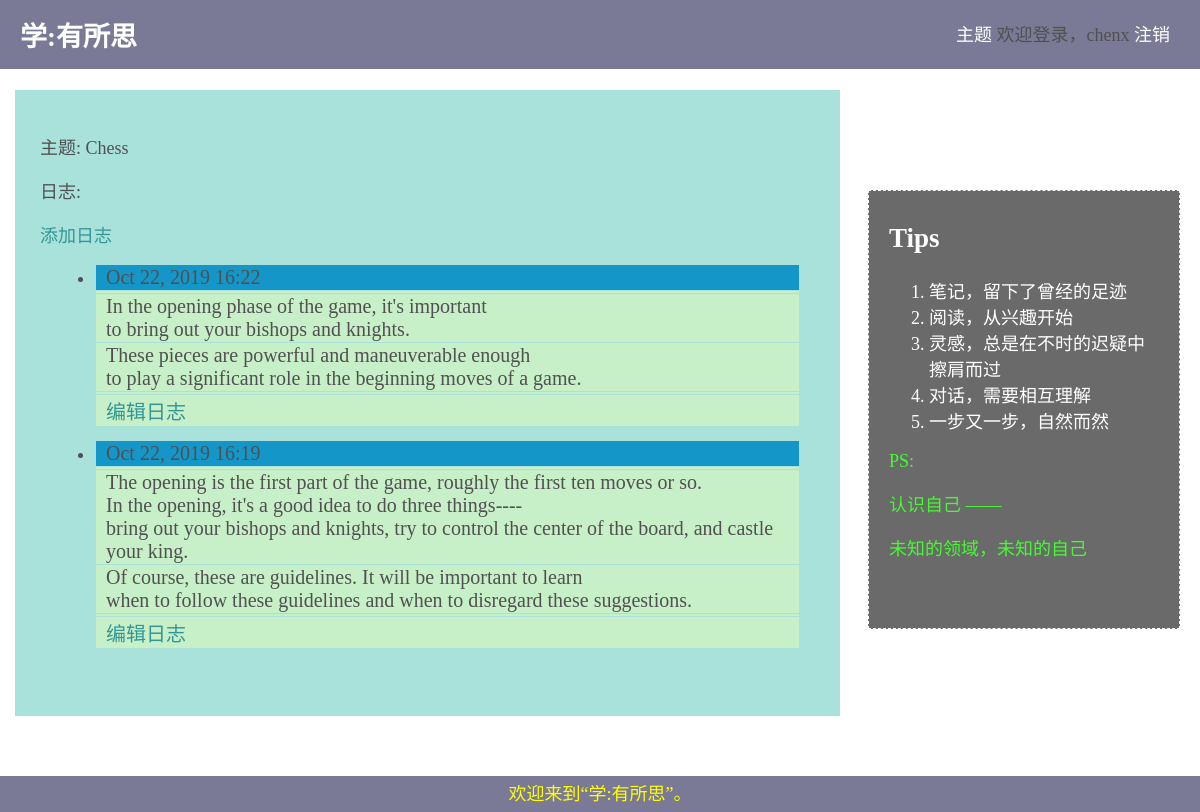
The page /topics/1/ (signed in) on the database its author committed.
### learning_logs/models.py (models this page shows, shortened)
class Topic(models.Model):
    text = models.CharField(max_length=200)
    date_added = models.DateTimeField(auto_now_add=True)
    owner = models.ForeignKey(User, on_delete=models.CASCADE)
    def __str__(self):
        return self.text

class Entry(models.Model):
    topic = models.ForeignKey(Topic, on_delete=models.CASCADE)
    text = models.TextField()
    date_added = models.DateTimeField(auto_now_add=True)
    class Meta:
        verbose_name_plural = 'entries'

### learning_logs/views.py (the view)
# urls.py: path('topics/<int:topic_id>/', views.topic, name='topic'),
@login_required
def topic(request, topic_id):
    topic = Topic.objects.get(id=topic_id)
    entries = topic.entry_set.order_by('-date_added')
    context = {'topic': topic, 'entries': entries}
    return render(request, 'html/topic.html', context)

### learning_logs/html/topic.html (shortened to what this page needs)
{% extends 'html/base.html' %}
{% block content %}
  <p>主题: {{ topic }}</p>
  <p>日志:</p>
  <p>
    <a href="{% url 'learning_logs:new_entry' topic.id %}">添加日志</a>
  </p>
  <ul>
    {% for entry in entries %}
    <li>
      <p class='date'>{{ entry.date_added|date:'M d, Y H:i' }}</p>
      <p>{{ entry.text|linebreaks }}</p>
      <p>
        <a href="{% url 'learning_logs:edit_entry' entry.id %}">编辑日志</a>
      </p>
    </li>
    {% empty %}
    <li>
      目前一片荒芜—————
    </li>
    {% endfor %}
  </ul>
  {% endblock %}

### learning_logs/html/base.html (shortened to what this page needs)
<!DOCTYPE html>
<html>
  <head>
    {% load staticfiles %}
    <link rel='stylesheet' type='text/css' href='/../static/base.css' />
  </head>
  <body>
    <div id='header'>
      <h2>
        <a href="{% url 'learning_logs:index' %}"><strong>学:有所思</strong></a>
      </h2>
      <div class='nav'>
          <a href="{% url 'learning_logs:topics' %}">主题</a>
          {% if user.is_authenticated %}
            欢迎登录，{{ user.username }}
            <a href="{% url 'users:logout' %}">注销</a>
          {% else %}
            <a href="{% url 'users:register' %}">注册</a>
            <a href="{% url 'users:login' %}">登录</a>
          {% endif %}
      </div>
    </div>
    <div id='aside'>
        <h2>Tips</h2>
        <ol>
          <li>笔记，留下了曾经的足迹</li>
          <li>阅读，从兴趣开始</li>
          <li>灵感，总是在不时的迟疑中擦肩而过</li>
          <li>对话，需要相互理解</li>
          <li>一步又一步，自然而然</li>
        </ol>
        <p>PS:</p>
        <p>认识自己 —— </p>
        <p>未知的领域，未知的自己</p>
    </div>
    <div id='section'>
      {% block content %}{% endblock %}
    </div>
    <div id='footer'>
      <p>欢迎来到“学:有所思”。</p>
    </div>
  </body>
</html>

### learning_logs/static/base.css (style rules this page uses)
body { margin: 0px; font-size: 18px; color: rgb(80, 80, 80); background: url('bg.png') no-repeat; }
a { color: rgb(50, 150, 150); text-decoration: none; }
#header a { color:white; }
#header h2 { position: fixed; top: 0px; width: 100%; padding: 15px 20px; margin: 0px; font-family: sans-serif, Arial, 'SimHei'； color: white; background-color: rgb(120, 120, 148, 0.98); }
.nav { position: fixed; top: 0px; right: 0px; width: 300px; padding: 20px 30px 0px 0px; float: right; text-align: right; }
#section { padding: 25px 25px 50px 25px; margin: 90px 360px 60px 15px; background-color: rgb(148, 219, 210, 0.8); }
#aside { font-size: 18px; color: white; background-color:rgb(90, 90, 90, 0.9); width: 270px; padding: 10px 20px 50px 20px; border: white thin dashed; margin: 100px 20px; float: right; }
#aside p { color: rgb(70, 250, 50); }
#footer p { position: static; bottom: 0px; left: 0px; width: 100%; text-align: center; color: yellow; line-height: 2; margin: 0px; background-color: rgb(120, 120, 148, 0.98); clear: right; }

### learning_logs/html/topic.html (style rules this page uses)
ul li p { font-size: 20px; background-color: rgb(200, 240, 200); padding: 1px 10px; margin: 1px; }
ul li p.date { background-color: rgb(20, 150, 200); }
ul li { margin: 15px; }

### rows shown on the page
Topic: text "Chess"
Entry: date_added "Oct 22, 2019 16:22", text "In the opening phase of the game, it's important to bring out your bishops and knights. These pieces are powerful and maneuverable enough to play a significant role in the beginning moves of a game."
Entry: date_added "Oct 22, 2019 16:19", text "The opening is the first part of the game, roughly the first ten moves or so. In the opening, it's a good idea to do three things---- bring out your bishops and knights, try to control the center of the board, and castle your king. Of course, these are guidelines. It will be important to learn when to follow these guidelines and when to disregard these suggestions."

### other values the page prints
{{ user.username }} "chenx"
